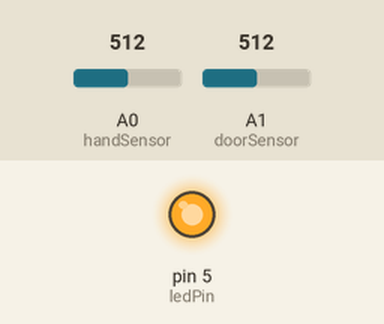
This sketch was run on a simulated Arduino Uno, built with avr-gcc and run on an emulated ATmega328P. On the bench: output pins drawn as LEDs (lit = HIGH). The inputs (shaded band) are chosen by the test bench; at power-on: A1 (doorSensor) = 512, A0 (handSensor) = 512. What the sketch prints to the serial monitor is not drawn.

Above: at 1.2 s.
1.3 s: A1 (doorSensor) set to 390
2.8 s: A0 (handSensor) set to 484
At 3.6 s:
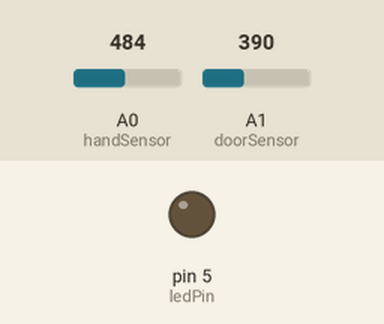
4.3 s: A0 (handSensor) set to 510
At 4.8 s:
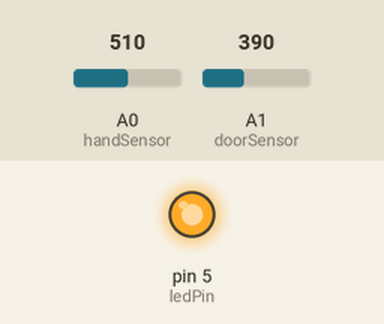
5.8 s: A0 (handSensor) set to 490
At 7.0 s:
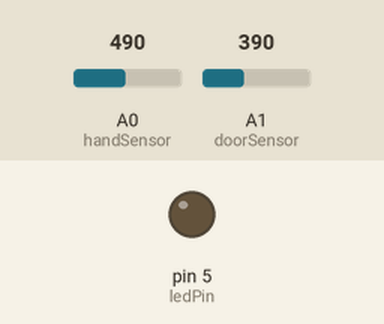
7.3 s: A1 (doorSensor) set to 410
Timing chart, 0 to 10.3 s (numbered marks = the images above; inputs shaded):
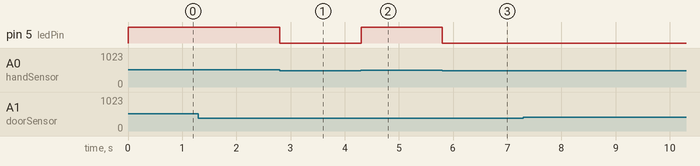

Measured:
- the behaviour switches between 501 and 500 on A0 (handSensor) (found by bisection; images 0 and 1)
- after the input at 2.8 s, pin 5 (ledPin): HIGH → LOW at once
- after the input at 4.3 s, pin 5 (ledPin): LOW → HIGH at once
- after the input at 5.8 s, pin 5 (ledPin): HIGH → LOW at once

The sketch:

smart-soap-dispenser.ino
```cpp
/*
 * Smart Soap Dispenser
 * Created by
 * Andrew Maxwell-Parish
 * 9/22/2016
 * www.limbuslab.com
 *
 * Using two proximity sensors on a automatic soap dispensing unit found in most hospitals.
 * Alerts when someone walks into or out of a patient room without disinfecting.
 *
 */


const int handSensor = A0;
const int doorSensor = A1;
const int speakerPin = 9;
const int ledPin = 5;

int handThreshold = 500;
int doorThreshold = 400;
boolean washed = false;
boolean resetIt = true;

unsigned long previousMillis = 0;

void setup() {
  Serial.begin(115200);
  pinMode(speakerPin, OUTPUT);
  pinMode(ledPin, OUTPUT);
}

void loop() {
  int handReading = analogRead(handSensor);
  int doorReading = analogRead(doorSensor);
  unsigned long currentMillis = millis();
  //Serial.println(handReading);
  Serial.println(doorReading);

  if (handReading > handThreshold) {
    Serial.println("infectant activated");
    resetIt = false;
    digitalWrite(ledPin, HIGH);
    previousMillis = currentMillis;
    washed = true;
  }

  else digitalWrite(ledPin, LOW);

  if (currentMillis - previousMillis >= 60000 && resetIt == false) {
    resetAll();
  }

  while (washed == true && doorReading > doorThreshold) {
    Serial.println("Good job!");
    doorReading = analogRead(doorSensor);
    //Serial.println(doorReading);
    if (doorReading < doorThreshold) {
      resetAll();
    }
  }

  boolean onlyOnce = false;
  while (washed == false && doorReading > doorThreshold) {
    resetIt = false;
    Serial.println("BAD");
    if (onlyOnce == false) {
      for(int i = 200; i<2000; i=i+5){
      tone(speakerPin, i);
      delay(1);
      }
      //digitalWrite(ledPin, HIGH);
      //delay(100);
      noTone(speakerPin);
      //digitalWrite(ledPin, LOW);
    }
    onlyOnce = true;
    doorReading = analogRead(doorSensor);
    //Serial.println(doorReading);
    if (doorReading < doorThreshold) {
      resetAll();
      onlyOnce = false;
    }
  }
}

void resetAll() {
  washed = false;
  Serial.println("RESET ALL");
  resetIt = true;
  noTone(speakerPin);
  //delay(100);
}
```
